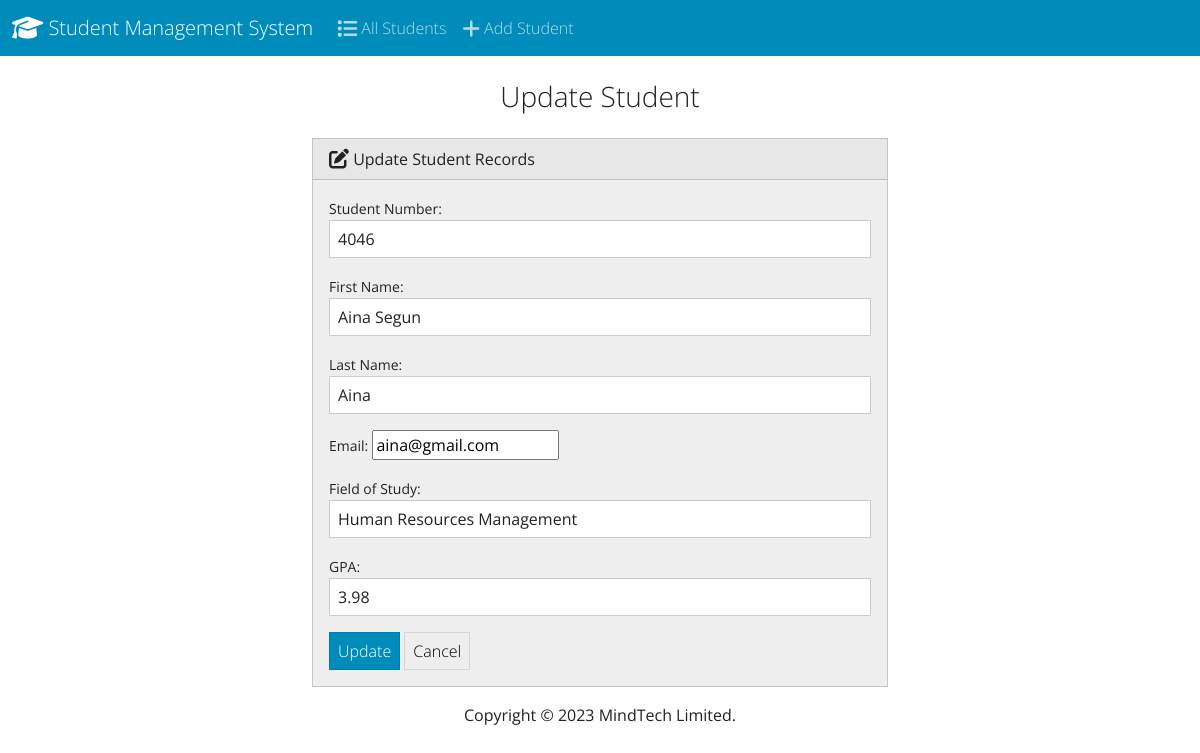
The page /edit/5/ on the database its author committed.
### students/models.py (models this page shows, shortened)
class Student(models.Model):
    student_number = models.PositiveIntegerField()
    first_name = models.CharField(max_length=50)
    last_name = models.CharField(max_length=50)
    email = models.EmailField(max_length=100)
    field_of_study = models.CharField(max_length=50)
    gpa = models.FloatField()

### students/views.py (the view)
# urls.py: path('edit/<int:id>/', views.edit, name='edit'),
def edit(request, id):
    if request.method == 'POST':
      student = Student.objects.get(pk=id)
      form = StudentForm(request.POST, instance=student)
      if form.is_valid:
        form.save()
        return render(request, 'students/edit.html', {
           'form': form,
           'success': True
        })
    else:
       student = Student.objects.get(pk=id)
       form = StudentForm(instance=student)
    return render(request, 'students/edit.html', {
       'form': form
    })

### students/forms.py
class StudentForm(forms.ModelForm):
    class Meta:
        model = Student
        fields = ['student_number', 'first_name', 'last_name', 'email', 'field_of_study', 'gpa']
        labels = {
            'student_number': 'Student Number',
            'first_name': 'First Name',
            'last_name': 'Last Name',
            'email': 'Email',
            'field_of_study': 'Field of Study',
            'gpa': 'GPA'
        }
        widgets = {
            'student_number': forms.NumberInput(attrs={'class': 'form-control'}),
            'first_name': forms.TextInput(attrs={'class': 'form-control'}),
            'last_name': forms.TextInput(attrs={'class': 'form-control'}),
            'email': forms.EmailInput(attrs={'class': 'forms-control'}),
            'field_of_study': forms.TextInput(attrs={'class': 'form-control'}),
            'gpa': forms.NumberInput(attrs={'class': 'form-control'}),
        }

### students/templates/students/edit.html (shortened to what this page needs)
{% extends "students/base.html" %}
{% block body %}
    <h3 class="text-center m-4">Update Student</h3>
    {% if success %}
        <div class="alert alert-success" role="alert">
                The student updated successfully.
            <a href="{% url 'index' %}" class="alert-link">Go to Home</a>
        </div>
    {% else %}
        <div class="row justify-content-center">
            <div class="col-6">
                <div class="card bg-light mb-3">
                    <div class="card-header">
                        <i class="fa-solid fa-pen-to-square fa-lg"></i> Update Student Records
                    </div>
                    <div class="card-body">
                      <form action="" method="POST">
                        {{ form.as_p }}
                        <button type="submit" class="btn btn-primary">Update</button>
                        <a href="{% url 'index' %}" class="btn btn-secondary">Cancel</a>
                      </form>
                    </div>
            </div>
        </div>
    {% endif %}
{% endblock %}

### rows shown on the page
Student: student_number "4046", first_name "Aina Segun", last_name "Aina", email "aina@gmail.com", field_of_study "Human Resources Management", gpa "3.98"
